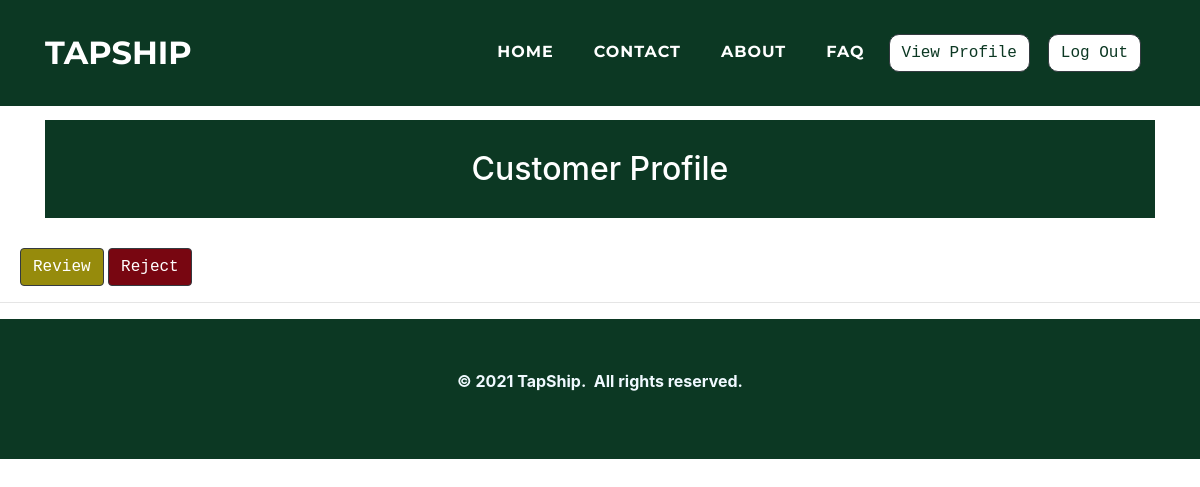
Before: /admin/customerprofile.php?c_mobile=9672836724 (signed in) with the older database file.
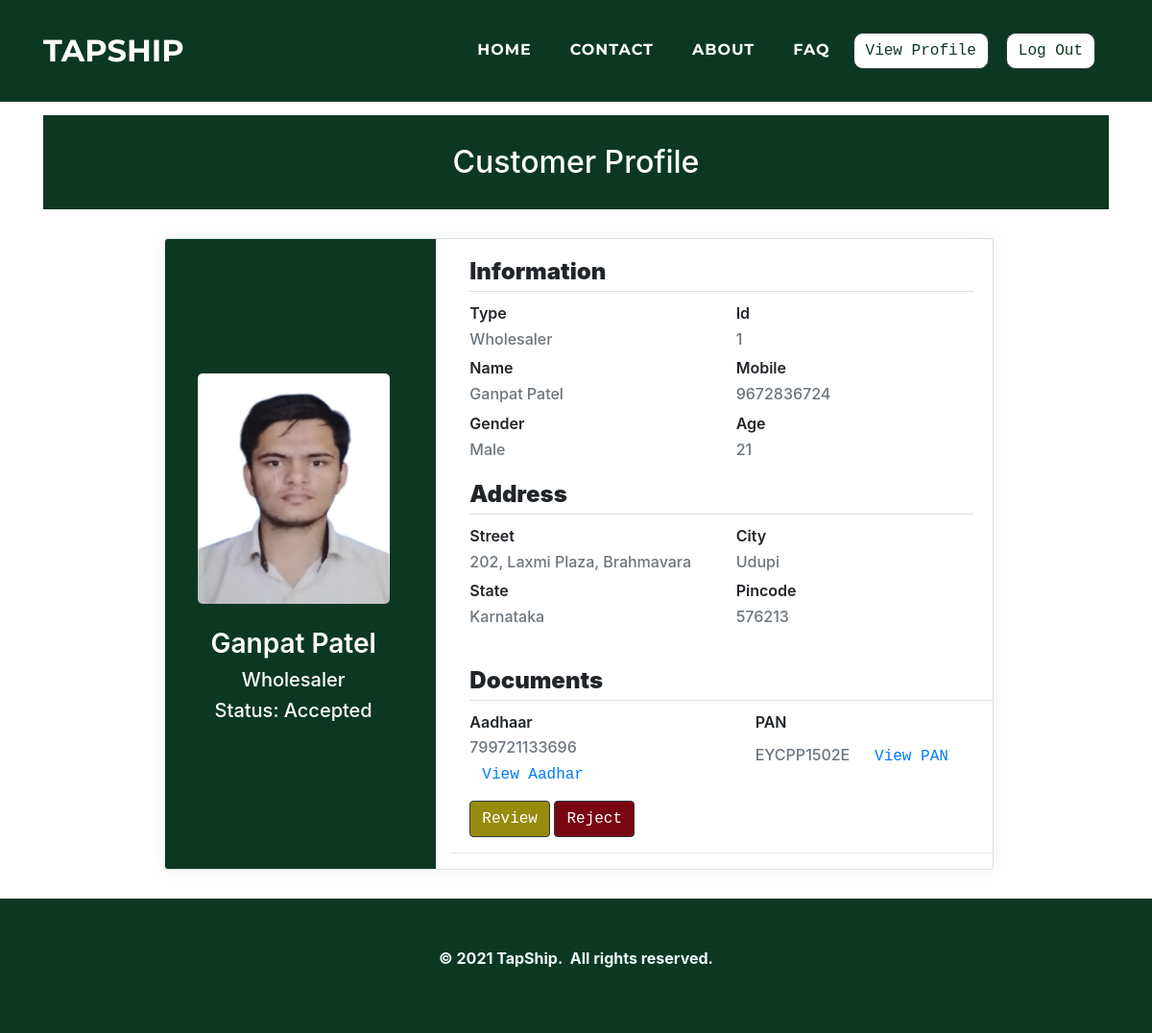
After: the same page with the newer database file.
### tables this page shows
CREATE TABLE `customer` (
  `c_id` int(11) NOT NULL,
  `c_name` varchar(100) NOT NULL,
  `c_mobile` varchar(25) NOT NULL,
  `c_contactname` varchar(50) NOT NULL,
  `c_gender` varchar(25) NOT NULL,
  `c_age` varchar(10) NOT NULL,
  `c_street` varchar(50) NOT NULL,
  `c_city` varchar(25) NOT NULL,
  `c_state` varchar(25) NOT NULL,
  `c_pincode` varchar(10) NOT NULL,
  `c_type` varchar(25) NOT NULL,
  `c_registration` varchar(100) NOT NULL,
  `c_aadhar` varchar(25) NOT NULL,
  `c_aadharpdf` varchar(100) NOT NULL,
  `c_pan` varchar(25) NOT NULL,
  `c_panpdf` varchar(100) NOT NULL,
  `c_photo` varchar(100) NOT NULL,
  `c_password` varchar(25) NOT NULL,
  `c_approve` varchar(100) NOT NULL
);

### admin/customerprofile.php (the view, shortened to what this page needs)
<?php
$res = $_SESSION["sessionid"];
$a_name= $res;
?>
<!doctype html>
        <html>
            <head>
				<link rel="stylesheet" href="../assets/bootstrap/css/bootstrap.min.css">
				<link rel="stylesheet" href="../assets/fonts/font-awesome.min.css">
				<link rel="stylesheet" href="../assets/fonts/ionicons.min.css">
				<link rel="stylesheet" href="../assets/css/Article-List.css">
				<link rel="stylesheet" href="../assets/css/Footer-Dark.css">
				<link rel="stylesheet" href="../assets/css/Highlight-Blue.css">
				<link rel="stylesheet" href="https://cdnjs.cloudflare.com/ajax/libs/animate.css/3.5.2/animate.min.css">
				<link rel="stylesheet" href="https://cdnjs.cloudflare.com/ajax/libs/aos/2.2.0/aos.css">
				<link rel="stylesheet" href="../assets/css/Login-Form-Clean.css">
				<link rel="stylesheet" href="../assets/css/table-style.css">
                <link rel="stylesheet" href="../assets/css/profile.css">
                <link href='https://maxcdn.bootstrapcdn.com/bootstrap/4.0.0/css/bootstrap.min.css' rel='stylesheet'>
                <link href='https://cdnjs.cloudflare.com/ajax/libs/MaterialDesign-Webfont/3.6.95/css/materialdesignicons.css' rel='stylesheet'>
            </head>
        <body oncontextmenu='return false' class='snippet-body'>
        <div class="page-content page-container" id="page-content">
		<nav class="navbar navbar-light navbar-expand-lg fixed-top text-uppercase" id="mainNav" style="background: #0c3823;">
        <div class="container">
            <a class="navbar-brand js-scroll-trigger" data-bs-hover-animate="pulse" href="../index.php" style="font-family: Montserrat, sans-serif;">TAPSHIP</a>
            <div class="collapse navbar-collapse"
                id="navbarResponsive">
                <ul class="nav navbar-nav ml-auto">
                    <li class="nav-item mx-0 mx-lg-1"><a class="nav-link py-3 px-0 px-lg-3 rounded js-scroll-trigger" data-bs-hover-animate="pulse" href="../index.php" style="filter: contrast(100%) grayscale(0%) hue-rotate(0deg) invert(0%) sepia(0%);">HOME</a></li>
                    <li class="nav-item mx-0 mx-lg-1"><a class="nav-link py-3 px-0 px-lg-3 rounded js-scroll-trigger" data-bs-hover-animate="pulse" href="../contact.php">CONTACT</a></li>
                    <li class="nav-item mx-0 mx-lg-1"><a class="nav-link py-3 px-0 px-lg-3 rounded js-scroll-trigger" data-bs-hover-animate="pulse" href="../about.php">ABOUT</a></li>
                    <li class="nav-item mx-0 mx-lg-1"><a class="nav-link py-3 px-0 px-lg-3 rounded js-scroll-trigger" data-bs-hover-animate="pulse" href="../faq.php">FAQ</a></li>
                    <li class="nav-item mx-0 mx-lg-1"><a href="updateprofile.php?a_name=<?php echo $a_name; ?>"><button class="btn btn-dark text-monospace" data-bs-hover-animate="pulse" type="button" style="margin: 10px;background: rgb(255,255,255);color: #0c3823;margin-left: 0;border-radius: 10px;">View Profile</button></a></li>
                    <li class="nav-item mx-0 mx-lg-1"><a href="../admin/logout-script.php"><button  class="btn btn-dark text-monospace" data-bs-hover-animate="pulse" type="button" style="margin: 10px;background: rgb(255,255,255);color: #0c3823;margin-left: 0;border-radius: 10px;">Log Out</button></a></li>
                </ul>
            </div>
        </div>
    </nav>
	<?php
$con=mysqli_connect("localhost","root","","tapship");
   $c_mobile = $_GET['c_mobile'];
   $query = " select * from customer where c_mobile=".$c_mobile."";
   $result = mysqli_query($con,$query);
   while( $res=mysqli_fetch_assoc($result))
   {
       $c_id =  $res['c_id'];
       $c_name =  $res['c_name'];
       $c_gender =  $res['c_gender'];
       $c_age =  $res['c_age'];
       $c_street =  $res['c_street'];
       $c_city =  $res['c_city'];
       $c_state =  $res['c_state'];
       $c_pincode =  $res['c_pincode'];
       $c_type =  $res['c_type'];
       $c_aadhar =  $res['c_aadhar'];
       $c_aadharpdf =  $res['c_aadharpdf'];
       $c_pan =  $res['c_pan'];
       $c_panpdf =  $res['c_panpdf'];
       $c_photo =  $res['c_photo'];
       $c_approve =  $res['c_approve'];
   }
?>
    <div class="features-boxed">
        <div class="container" style="background: #ffffff;">
            <div class="intro" style="background: #0c3823;margin-top: 120px;margin-bottom: 30px;">
                <h2 class="text-center" data-aos="fade" style="color: rgb(255,255,255);padding: 30px;margin-bottom: 0px;">Customer Profile</h2>
            </div>
        </div>
    </div>
    <?php
    if($c_type=="Wholesaler")
    {
    ?>
    <div class="padding">
        <div class="row container d-flex justify-content-center">
            <div class="col-xl-12 col-md-12">
                <div class="card user-card-full">
                    <div class="row m-l-0 m-r-0">
                        <div class="col-md-4 bg-c-lite-green user-profile">
                            <div class="card-block text-center text-white">
                                <div class="m-b-25"> <img src="../customers/<?php echo  $c_photo;?>" width="200" height="240" align="center" class="img-radius" alt="User-Profile-Image"> </div>
                                <h3 class="f-w-600"><?php echo "$c_name"?></h3>
                                <h5>Wholesaler</h5>
								<h5>Status: <?php if($c_approve=="1"){echo "No Action";}else if($c_approve=="2"){echo " Accepted";}else if($c_approve=="3"){echo "Review";}else if($c_approve=="4"){echo "Rejected";}else if($c_approve=="5"){echo "Resubmitted";}  ?></h5>
                            </div>
                        </div>
                        <div class="col-sm-8">
                            <div class="card-block">
                                <h4 class="m-b-20 p-b-5 b-b-default f-w-600"><strong>Information</strong></h4>
                                <div class="row">
									<div class="col-sm-6">
                                        <p class="m-b-10 f-w-600">Type</p>
                                        <h6 class="text-muted f-w-400"><?php echo "$c_type"?></h6>
                                    </div>
                                    <div class="col-sm-6">
                                        <p class="m-b-10 f-w-600">Id</p>
                                        <h6 class="text-muted f-w-400"><?php echo "$c_id"?></h6>
                                    </div>
									<div class="col-sm-6">
                                        <p class="m-b-10 f-w-600">Name</p>
                                        <h6 class="text-muted f-w-400"><?php echo "$c_name"?></h6>
                                    </div>
									<div class="col-sm-6">
                                        <p class="m-b-10 f-w-600">Mobile</p>
                                        <h6 class="text-muted f-w-400"><?php echo "$c_mobile"?></h6>
                                    </div>
                                    <div class="col-sm-6">
                                        <p class="m-b-10 f-w-600">Gender</p>
                                        <h6 class="text-muted f-w-400"><?php echo "$c_gender"?></h6>
                                    </div>
									<div class="col-sm-6">
                                        <p class="m-b-10 f-w-600">Age</p>
                                        <h6 class="text-muted f-w-400"><?php echo "$c_age"?></h6>
                                    </div>
                                </div>
                                <h4 class="m-b-20 m-t-40 p-b-5 b-b-default  f-w-600"><strong>Address</strong></h4>
                                <div class="row">
                                    <div class="col-sm-6">
                                        <p class="m-b-10 f-w-600">Street</p>
                                        <h6 class="text-muted f-w-400"><?php echo "$c_street"?></h6>
                                    </div>
									<div class="col-sm-6">
                                        <p class="m-b-10 f-w-600">City</p>
                                        <h6 class="text-muted f-w-400"><?php echo "$c_city"?></h6>
                                    </div>
									<div class="col-sm-6">
                                        <p class="m-b-10 f-w-600">State</p>
                                        <h6 class="text-muted f-w-400"><?php echo "$c_state"?></h6>
                                    </div>
                                    <div class="col-sm-6">
                                        <p class="m-b-10 f-w-600">Pincode</p>
                                        <h6 class="text-muted f-w-400"><?php echo "$c_pincode"?></h6>
                                    </div>
                                </div>
								</div>
                                <h4 class="m-b-20 m-t-40 p-b-5 b-b-default m-l-20 f-w-600"><strong>Documents</strong></h4>
                                <div class="row">
                                    <div class="col-sm-6">
                                        <p class="m-b-10 m-l-20 f-w-600">Aadhaar</p>
                                        <h6 class="text-muted m-l-20 f-w-400"><?php echo "$c_aadhar"?> &nbsp; <button class="btn btn-grey text-monospace"><a href="../customers/<?php echo  $c_aadharpdf;?>" target="_blank">View Aadhar</a></button></h6>
                                    </div>
									<div class="col-sm-6">
                                        <p class="m-b-10  m-l-20 f-w-600">PAN</p>
                                        <h6 class="text-muted m-l-20 f-w-400"><?php echo "$c_pan"?> &nbsp; <button class="btn btn-grey text-monospace"><a href="../customers/<?php echo  $c_panpdf;?>" target="_blank">View PAN</a></button></h6>
                                    </div>
                                </div>
	<?php
	}
	?>
								<form action="statuscustomer.php?c_mobile=<?php echo $c_mobile; ?>" method="post">
								<?php
								if($c_approve==2){
								?>
								 <td data-label="Profile"> <button class="btn btn-dark text-monospace  m-l-20 f-w-400" style="background-color:#968b0c;"  name="review">Review</button> </td>
								 <td data-label="Profile"> <button class="btn btn-dark text-monospace" style="background-color:#780611;"  name="reject">Reject</button> </td>
								 <hr>
								<?php
								}
								?>
								</form>
                            </div>
                        </div>
                    </div>
                </div>
            </div>
        </div>
    </div>
<div class="footer-dark" style="background: rgb(12,56,35);">
        <footer>
            <div class="container">
                <p style="text-align: center;"><strong>© 2021 TapShip.&nbsp; All rights reserved.</strong><br></p>
            </div>
        </footer>
 </div>
  </body>
</html>

### assets/css/Footer-Dark.css (style rules this page uses)
.footer-dark { padding: 50px 0; bottom: 0; color: #f0f9ff; background-color: #282d32; }

### assets/css/table-style.css (style rules this page uses)
body { margin:0; font-family: sans-serif; }
* { box-sizing: border-box; }

### assets/css/profile.css (style rules this page uses)
body { background-color: #f9f9fa; }
.padding { padding-left: 13%; padding-right: 10%; }
.user-card-full { overflow: hidden; }
.card { border-radius: 5px; -webkit-box-shadow: 0 1px 20px 0 rgba(69, 90, 100, 0.08); box-shadow: 0 1px 20px 0 rgba(69, 90, 100, 0.08); border: none; margin-bottom: 30px; }
.m-r-0 { margin-right: 0px; }
.m-l-0 { margin-left: 0px; }
.user-card-full .user-profile { border-radius: 5px 0 0 5px; }
.bg-c-lite-green { background: #0c3823; }
.user-profile { padding: 120px 0; }
.card-block { padding: 1.25rem; }
.m-b-25 { margin-bottom: 25px; }
.img-radius { border-radius: 5px; }
h6 { font-size: 14px; }
.card .card-block p { line-height: 25px; }
.b-b-default { border-bottom: 1px solid #e0e0e0 }
.m-b-20 { margin-bottom: 10px; }
.p-b-5 { padding-bottom: 5px !important }
.m-b-10 { margin-bottom: 10px; }
.text-muted { color: #919aa3 !important; }
.f-w-600 { font-weight: 600; }
.m-t-40 { margin-top: 10px; }
.p-b-5 { padding-bottom: 5px !important; }
.m-b-10 { margin-bottom: 5px; }
.m-l-20 { margin-left: 20px; }
.m-t-40 { margin-top: 15px; }

Changed rows visible on the page:
now on this page (row edited): customer: c_photo (picture), c_name "Ganpat Patel", c_type "Wholesaler", c_id "1", c_gender "Male", c_age "21", c_street "202, Laxmi Plaza, Brahmavara", c_city "Udupi", c_state "Karnataka", c_pincode "576213", c_aadhar "799721133696", c_pan "EYCPP1502E"
changed customer: c_type "wholesaler" → "Wholesaler" (drawn)
Other visible differences:
$c_mobile: (not shown) → "9672836724"
text now shown: "Wholesaler Status: Accepted Information Type Id Name Mobile Gender Age Address Street City State Pincode Documents Aadhaar View Aadhar PAN View PAN"
